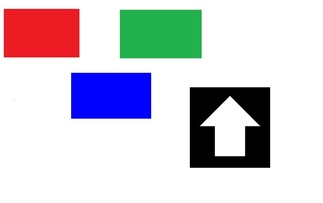
#> input picture Algo,Android,RPI/RPi/Backup 6 Mar/rpi/opencv/testbed/arrow_test.jpg, 323 x 203 px, shrunk from 1094 x 686 before the run, found by its file name
$ python contour.py
#> lines starting #> are read from the running program, lines starting #| are printed output that depends on the picture; after the words box and inside, x2 and y2 are one past the last pixel; in counts of white or black regions, pixels touching at a corner belong together; pictures that were not available may be replaced by others from this repository, and a replacement may not be noted
import numpy
import cv2
#from matplotlib import pyplot as plt
import time


def getArrowLocation(arrows, robotLocation, robotDir):
    arrowLocArray = []
    dirMatrix = [[0, 1], [1, 0], [0, -1], [-1, 0]]
    arrowSwitch = {
        "u": "d",
        "r": "l",
        "d": "u",
        "l": "r"
    }
    cameraSwitch = {
        "u": ["r", dirMatrix[1]],
        "r": ["d", dirMatrix[2]],
        "d": ["l", dirMatrix[3]],
        "l": ["u", dirMatrix[0]]
    }
    robotDirSwitch = {
        "u": ["u", dirMatrix[0]],
        "r": ["r", dirMatrix[1]],
        "d": ["d", dirMatrix[2]],
        "l": ["l", dirMatrix[3]]
    }
    robotDir = robotDirSwitch[robotDir]
    cameraDir = cameraSwitch[robotDir[0]]
    dir = arrowSwitch[cameraDir[0]]
    for arrow in arrows:
        arrowLoc = []
        if arrow[1] == "center":
            arrowLoc.append(str(robotLocation[0] + (arrow[0] + 2) * cameraDir[1][0]))
            arrowLoc.append(str(robotLocation[1] + (arrow[0] + 2) * cameraDir[1][1]))
        elif arrow[1] == "right":
            arrowLoc.append(str(robotLocation[0] + (arrow[0] + 2) * cameraDir[1][0] - robotDir[1][0]))
            arrowLoc.append(str(robotLocation[1] + (arrow[0] + 2) * cameraDir[1][1] - robotDir[1][1]))
        elif arrow[1] == "left":
            arrowLoc.append(str(robotLocation[0] + (arrow[0] + 2) * cameraDir[1][0] + robotDir[1][0]))
            arrowLoc.append(str(robotLocation[1] + (arrow[0] + 2) * cameraDir[1][1] + robotDir[1][1]))
        arrowLoc.append(dir)
        arrowLocArray.append(','.join(arrowLoc))
    return arrowLocArray
def getImageLocation(sampleImg, actualImage):
    arrows = []
    # get sample image contours
    ret, th = cv2.threshold(actualImage, 50, 255, cv2.THRESH_BINARY)
    cnts = cv2.findContours(th, cv2.RETR_EXTERNAL, cv2.CHAIN_APPROX_SIMPLE)
    cnts = cnts[1]
    # get sample image contours
    ret1, th1 = cv2.threshold(sampleImg, 50, 255, cv2.THRESH_BINARY)
    cnts1 = cv2.findContours(th1, cv2.RETR_EXTERNAL, cv2.CHAIN_APPROX_SIMPLE)
    cnts1 = cnts1[1]
    # get image size
    imgX = actualImage.shape[1]
    imgY = actualImage.shape[0]
    imgArea = imgX * imgY
    # for each contour found
    for (i, c) in enumerate(cnts):
        # find number of edges the object has
        peri = cv2.arcLength(c, True)
        approx = cv2.approxPolyDP(c, 0.01 * peri, True)
        # find area of the object
        objectArea = float(cv2.contourArea(c))
        # find ratio of the area of object to the area of whole image
        objectAreaRatio = objectArea / imgArea
        # conditional check if contour matches any of the conditions we are looking for, we append the distance
        # and location condition: 6-8 edges; matches given shape up to 0.25 likeliness; object to image area
        # ratio
        if (6 <= len(approx) <= 8 and cv2.matchShapes(cnts1[0], c, 1, 0.0) < 0.25):
            # find X-axis of contour
            M = cv2.moments(c)
            cx = int(M["m10"] / M["m00"])
            # find which part of the image the contour is on
            if imgX / 3 < cx < 2 * (imgX / 3):
                a = "center"
            elif cx < imgX / 3:
                a = "left"
            else:
                a = "right"
            if objectAreaRatio > 0.127:
                arrows.append((0, a))
            elif objectAreaRatio > 0.055:
                arrows.append((1, a))
            elif objectAreaRatio > 0.027:
                arrows.append((2, a))
            elif objectAreaRatio > 0.015:
                arrows.append((3, a))
    return arrows
def main():
    t0 = time.time()
    arrows = []
    arrowLoc = []
    robotLocation = [4, 6]
    robotDir = "l"
    # get sample image, used to check likeliness of arrow later
    img = cv2.imread('/rpi/opencv/testbed/arrow_test.jpg', cv2.IMREAD_GRAYSCALE)
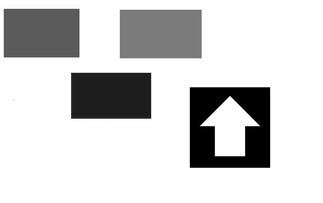
#> img: shape (203, 323); min 0, max 255, mean 207
    # read image
    capturedImage = cv2.imread('/home/pi/Desktop/testt.jpg', cv2.IMREAD_UNCHANGED)
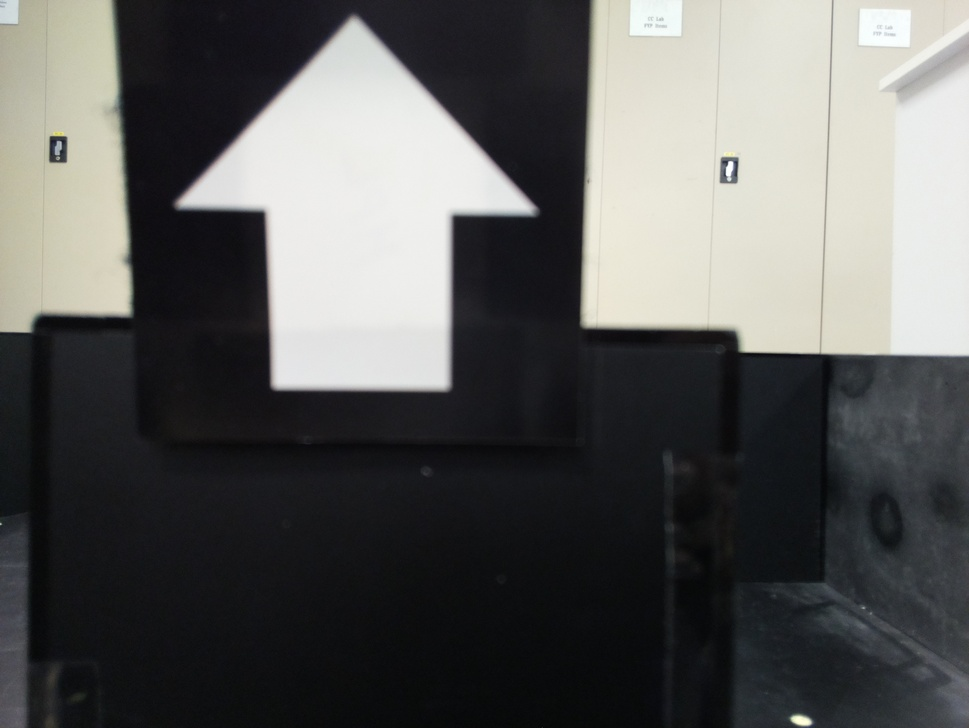
#> input picture Algo,Android,RPI/RPi/Backup 6 Mar/rpi/opencv/testbed/10cm.jpg, 969 x 728 px, shrunk from 3280 x 2464 before the run, given in place of testt.jpg, which was not available
#> capturedImage is the input picture: shape (728, 969, 3); mean B, G, R 91.4, 92.7, 92.4
    # image preprocessing
    blur = cv2.GaussianBlur(capturedImage, (5, 5), 2)
    gray = cv2.cvtColor(blur, cv2.COLOR_BGR2GRAY)
    arrows = getImageLocation(img, gray)
#> in getImageLocation, `ret, th = cv2.threshold(actualImage, 50, 255, cv2.THRESH_BINARY)`:
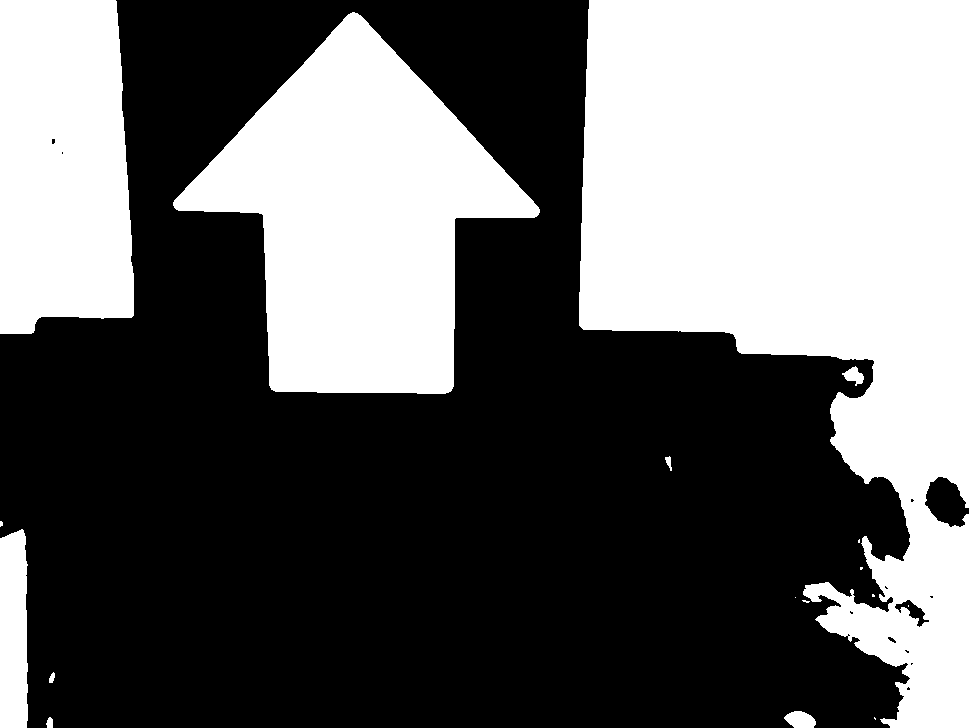
#> th: shape (728, 969); 40.9% white; 17 white regions (8 under 20 px)
#> in getImageLocation, `cnts = cv2.findContours(th, cv2.RETR_EXTERNAL, cv2.CHAIN_APPROX_SIMPLE)`: cnts = 16 contours, 7 with area under 20; largest, box (x1, y1, x2, y2) and area: (579, 0, 969, 728) 167670, (173, 12, 540, 394) 72591, (0, 0, 134, 334) 40258, (0, 529, 28, 728) 5020, (784, 711, 816, 728) 371
#> in getImageLocation, `cnts = cnts[1]`: cnts = 16 rows, first 6: [1, -1, -1, -1], [2, 0, -1, -1], [3, 1, -1, -1], [4, 2, -1, -1], [5, 3, -1, -1], [6, 4, -1, -1]
#> in getImageLocation, `ret1, th1 = cv2.threshold(sampleImg, 50, 255, cv2.THRESH_BINARY)`:
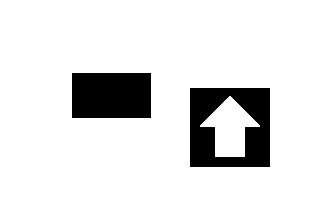
#> th1: shape (203, 323); 87.8% white; 2 black regions
#> in getImageLocation, `cnts1 = cv2.findContours(th1, cv2.RETR_EXTERNAL, cv2.CHAIN_APPROX_SIMP..`: cnts1 = 1 contour; box (x1, y1, x2, y2) and area: (0, 0, 323, 203) 65044
#> in getImageLocation, `cnts1 = cnts1[1]`: cnts1 = [[-1, -1, -1, -1]]
#> the loop in getImageLocation, `for (i, c) in enumerate(cnts):` made 1 pass
#> after the loop in getImageLocation, `for (i, c) in enumerate(cnts):`: arrows = []
    if arrows:
        arrowLoc = getArrowLocation(arrows, robotLocation, robotDir)
    print(arrowLoc)
    t1 = time.time()
    print(t1 - t0, "Seconds")
if __name__ == '__main__':
#> (the run stopped early here; a loop or call above may not have finished)
